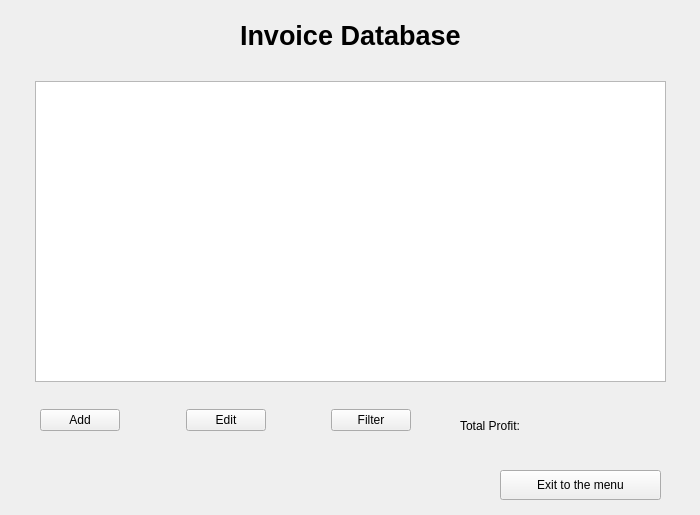
<?xml version="1.0" encoding="UTF-8"?>
<ui version="4.0">
 <class>InvoiceDatabaseWindow</class>
 <widget class="QWidget" name="InvoiceDatabaseWindow">
  <property name="geometry">
   <rect>
    <x>0</x>
    <y>0</y>
    <width>700</width>
    <height>515</height>
   </rect>
  </property>
  <property name="sizePolicy">
   <sizepolicy hsizetype="Fixed" vsizetype="Fixed">
    <horstretch>0</horstretch>
    <verstretch>0</verstretch>
   </sizepolicy>
  </property>
  <property name="windowTitle">
   <string>Invoice Database</string>
  </property>
  <widget class="QWidget" name="horizontalLayoutWidget">
   <property name="geometry">
    <rect>
     <x>40</x>
     <y>400</y>
     <width>371</width>
     <height>41</height>
    </rect>
   </property>
   <layout class="QHBoxLayout" name="horizontalLayout">
    <item>
     <widget class="QPushButton" name="add_btn">
      <property name="text">
       <string>Add</string>
      </property>
     </widget>
    </item>
    <item>
     <spacer name="horizontalSpacer">
      <property name="orientation">
       <enum>Qt::Horizontal</enum>
      </property>
      <property name="sizeHint" stdset="0">
       <size>
        <width>40</width>
        <height>20</height>
       </size>
      </property>
     </spacer>
    </item>
    <item>
     <widget class="QPushButton" name="edit_btn">
      <property name="text">
       <string>Edit</string>
      </property>
     </widget>
    </item>
    <item>
     <spacer name="horizontalSpacer_2">
      <property name="orientation">
       <enum>Qt::Horizontal</enum>
      </property>
      <property name="sizeHint" stdset="0">
       <size>
        <width>40</width>
        <height>20</height>
       </size>
      </property>
     </spacer>
    </item>
    <item>
     <widget class="QPushButton" name="filter_btn">
      <property name="text">
       <string>Filter</string>
      </property>
     </widget>
    </item>
   </layout>
  </widget>
  <widget class="QWidget" name="horizontalLayoutWidget_2">
   <property name="geometry">
    <rect>
     <x>0</x>
     <y>10</y>
     <width>701</width>
     <height>51</height>
    </rect>
   </property>
   <layout class="QHBoxLayout" name="horizontalLayout_2">
    <item>
     <spacer name="horizontalSpacer_4">
      <property name="orientation">
       <enum>Qt::Horizontal</enum>
      </property>
      <property name="sizeHint" stdset="0">
       <size>
        <width>40</width>
        <height>20</height>
       </size>
      </property>
     </spacer>
    </item>
    <item>
     <widget class="QLabel" name="label">
      <property name="font">
       <font>
        <pointsize>20</pointsize>
        <bold>true</bold>
       </font>
      </property>
      <property name="text">
       <string>Invoice Database</string>
      </property>
     </widget>
    </item>
    <item>
     <spacer name="horizontalSpacer_3">
      <property name="orientation">
       <enum>Qt::Horizontal</enum>
      </property>
      <property name="sizeHint" stdset="0">
       <size>
        <width>40</width>
        <height>20</height>
       </size>
      </property>
     </spacer>
    </item>
   </layout>
  </widget>
  <widget class="QLabel" name="label_2">
   <property name="geometry">
    <rect>
     <x>460</x>
     <y>410</y>
     <width>101</width>
     <height>31</height>
    </rect>
   </property>
   <property name="text">
    <string>Total Profit:</string>
   </property>
  </widget>
  <widget class="QLabel" name="total_profit">
   <property name="geometry">
    <rect>
     <x>570</x>
     <y>410</y>
     <width>85</width>
     <height>31</height>
    </rect>
   </property>
   <property name="text">
    <string/>
   </property>
  </widget>
  <widget class="QPushButton" name="exit_btn">
   <property name="geometry">
    <rect>
     <x>500</x>
     <y>470</y>
     <width>161</width>
     <height>30</height>
    </rect>
   </property>
   <property name="text">
    <string>Exit to the menu</string>
   </property>
  </widget>
  <widget class="QTreeView" name="data">
   <property name="geometry">
    <rect>
     <x>35</x>
     <y>81</y>
     <width>631</width>
     <height>301</height>
    </rect>
   </property>
  </widget>
 </widget>
 <resources/>
 <connections/>
</ui>
